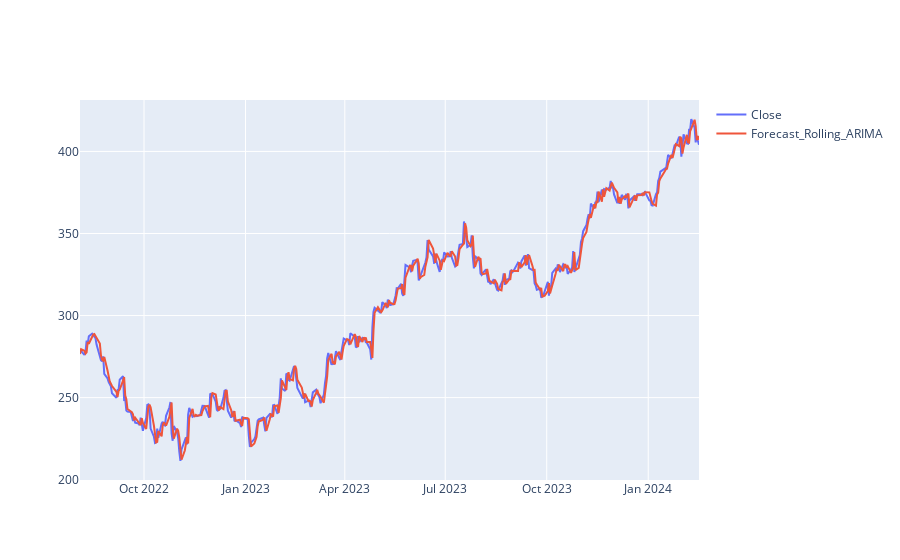

Source (notebook cell):
### Code cell
fig = go.Figure()
fig.add_trace(go.Scatter(x=test_data.index, y=test_data['Close'], name='Close'))
fig.add_trace(go.Scatter(x=test_data.index, y=predictions, name='Forecast_Rolling_ARIMA'))
fig.show()

### Figure 1 — Plotly figure (JSON) as saved in the notebook; plotly's stock layout.template omitted (floating-point values rounded to 4 significant figures; data arrays with more than 128 entries replaced by an {"elided": "..."} marker saying what was removed)
{"data": [{"name": "Close", "type": "scatter", "x": {"elided": "387 str values"}, "y": {"elided": "387 float values"}}, {"name": "Forecast_Rolling_ARIMA", "type": "scatter", "x": {"elided": "387 str values"}, "y": {"elided": "387 float values"}}], "layout": {}}
